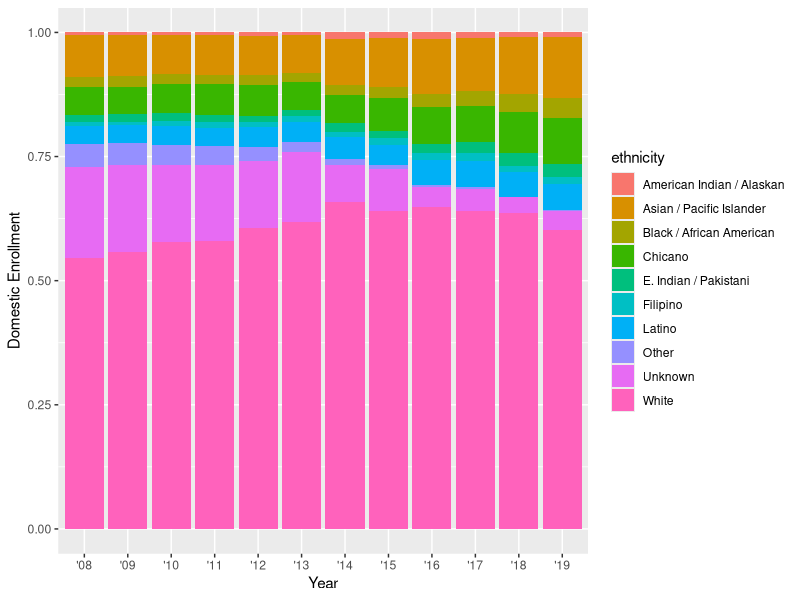

This chart was generated by the following R code:
## ---- chunk 1
knitr::opts_chunk$set(echo = TRUE)

# Attach packages

library(here)
library(tidyverse)
## ---- chunk 2
# read in the data
ucsb_grad <- read_csv(here("data","ucsb_grad_data.csv"))
## ---- chunk 3
ggplot(ucsb_grad, aes(y = domestic_enrollment, x = year_abbr, fill = ethnicity)) +
  geom_col(position = "fill") +
  labs(x = "Year",
       y = "Domestic Enrollment")
